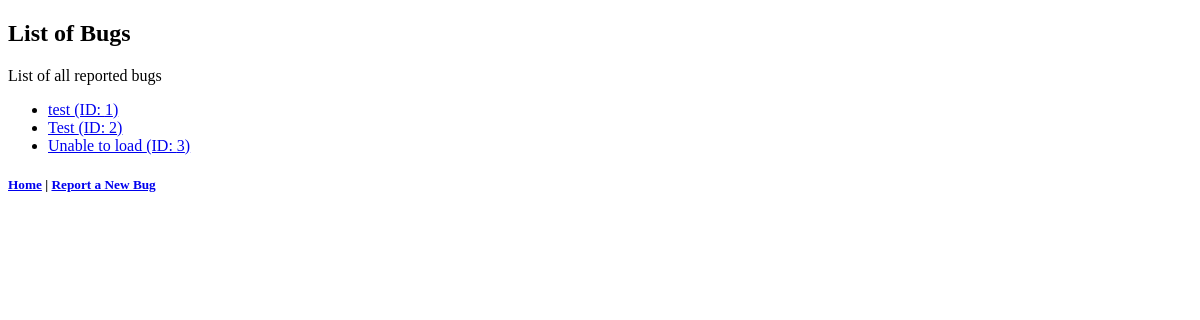
/bug/list/, run on an earlier commit of the app's database.
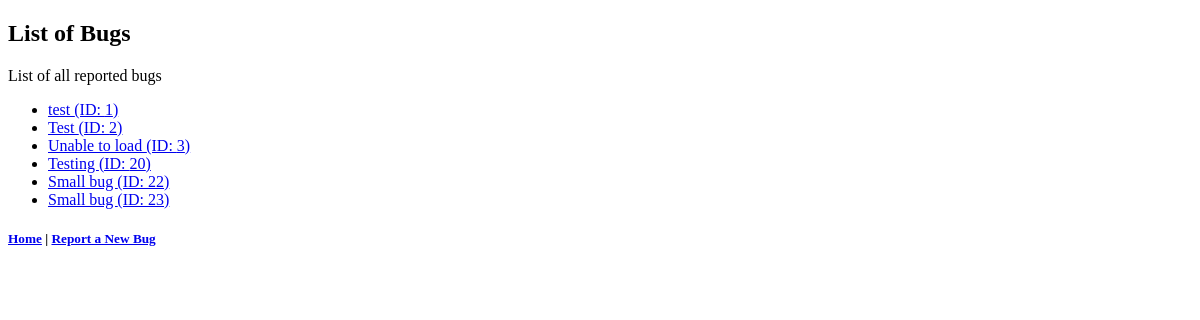
And on a later commit of the database.
### bug/models.py (models this page shows, shortened)
class Bug(models.Model):
    description_text = models.CharField(max_length=200)
    bug_type_text = models.CharField(max_length=200)
    report_date = models.DateTimeField(auto_now_add=True)
    status_text = models.CharField(max_length=50)

### bug/views.py (the view)
# urls.py: path("list/", views.ListView.as_view(), name="list")
class ListView(generic.ListView):
    template_name = "bug/list.html"
    context_object_name = "bug_list"
    def get_queryset(self):
        return Bug.objects.all()

### bug/templates/bug/list.html (shortened to what this page needs)
<!DOCTYPE html>
<html lang="en">
<head>
</head>
<body>
    <h2>List of Bugs</h2>
    <p>List of all reported bugs</p>
    {% if bug_list %}
        <ul>
        {% for bug in bug_list %}
            <li><a href="{% url 'bug:detail' bug.id %}">{{ bug.bug_type_text }} (ID: {{ bug.id }})</a></li>
        {% endfor %}
        </ul>
    {% else %}
        <p>No bugs are available.</p>
    {% endif %}
    <h5><a href="{% url 'bug:index' %}">Home</a> | <a href="{% url 'bug:report'  %}">Report a New Bug</a> </h5>
</body>
</html>

What changed in the data, as far as the page shows it:
added Bug: bug_type_text "Testing", id "20"
added Bug: bug_type_text "Small bug", id "22"
added Bug: bug_type_text "Small bug", id "23"
